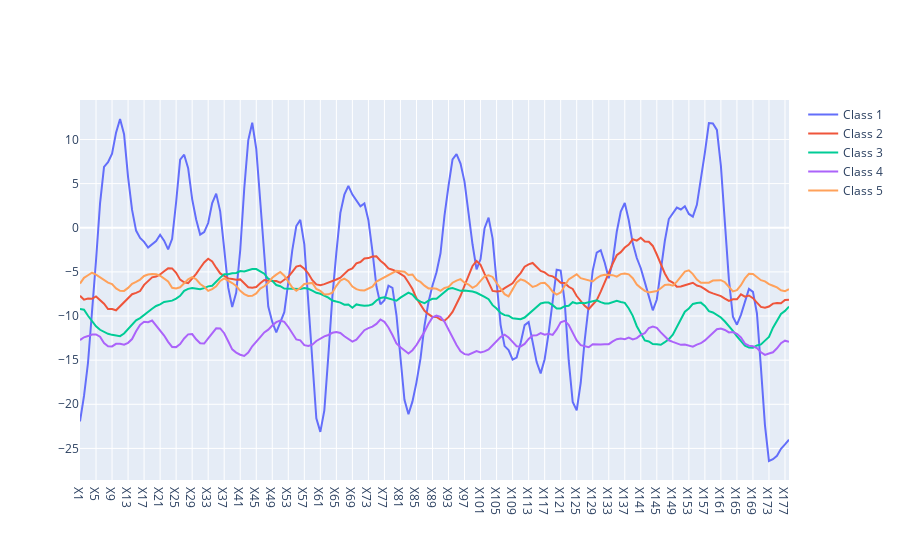

This figure's notebook cell:
### Code cell
# Create traces
#Plot line graph using mean values for every timestamp, for the different classes
import plotly.graph_objects as go
fig = go.Figure()
fig.add_trace(go.Scatter(x=newDF.index, y=newDF['Class 1'],mode='lines',name='Class 1'))
fig.add_trace(go.Scatter(x=newDF.index, y=newDF['Class 2'],mode='lines',name='Class 2'))
fig.add_trace(go.Scatter(x=newDF.index, y=newDF['Class 3'],mode='lines',name='Class 3'))
fig.add_trace(go.Scatter(x=newDF.index, y=newDF['Class 4'],mode='lines',name='Class 4'))
fig.add_trace(go.Scatter(x=newDF.index, y=newDF['Class 5'],mode='lines',name='Class 5'))
fig.show()

### Figure 1 — Plotly figure (JSON) as saved in the notebook; plotly's stock layout.template omitted (floating-point values rounded to 4 significant figures; data arrays with more than 128 entries replaced by an {"elided": "..."} marker saying what was removed)
{"data": [{"mode": "lines", "name": "Class 1", "type": "scatter", "x": {"elided": "178 str values"}, "y": {"elided": "178 float values"}}, {"mode": "lines", "name": "Class 2", "type": "scatter", "x": {"elided": "178 str values"}, "y": {"elided": "178 float values"}}, {"mode": "lines", "name": "Class 3", "type": "scatter", "x": {"elided": "178 str values"}, "y": {"elided": "178 float values"}}, {"mode": "lines", "name": "Class 4", "type": "scatter", "x": {"elided": "178 str values"}, "y": {"elided": "178 float values"}}, {"mode": "lines", "name": "Class 5", "type": "scatter", "x": {"elided": "178 str values"}, "y": {"elided": "178 float values"}}], "layout": {}}
